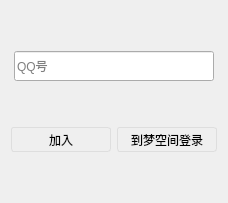
           <widget class="QWidget" name="page_enrool">
            <layout class="QGridLayout" name="gridLayout_6">
             <item row="5" column="0" colspan="2">
              <spacer name="verticalSpacer_5">
               <property name="orientation">
                <enum>Qt::Vertical</enum>
               </property>
               <property name="sizeHint" stdset="0">
                <size>
                 <width>20</width>
                 <height>40</height>
                </size>
               </property>
              </spacer>
             </item>
             <item row="1" column="0">
              <spacer name="verticalSpacer_8">
               <property name="orientation">
                <enum>Qt::Vertical</enum>
               </property>
               <property name="sizeHint" stdset="0">
                <size>
                 <width>20</width>
                 <height>40</height>
                </size>
               </property>
              </spacer>
             </item>
             <item row="4" column="1">
              <widget class="QPushButton" name="pushButton_backlogin">
               <property name="minimumSize">
                <size>
                 <width>100</width>
                 <height>25</height>
                </size>
               </property>
               <property name="maximumSize">
                <size>
                 <width>100</width>
                 <height>25</height>
                </size>
               </property>
               <property name="styleSheet">
                <string notr="true">QPushButton{
border-radius:3px;
border:1px solid rgb(222, 222, 222);


}
QPushButton:hover{
background:rgb(222, 222, 222);

border:1px solid rgb(191, 191, 191);
}</string>
               </property>
               <property name="text">
                <string>到梦空间登录</string>
               </property>
              </widget>
             </item>
             <item row="2" column="0" colspan="2" alignment="Qt::AlignHCenter">
              <widget class="QLineEdit" name="lineEdit_phone">
               <property name="minimumSize">
                <size>
                 <width>200</width>
                 <height>30</height>
                </size>
               </property>
               <property name="maximumSize">
                <size>
                 <width>200</width>
                 <height>30</height>
                </size>
               </property>
               <property name="layoutDirection">
                <enum>Qt::RightToLeft</enum>
               </property>
               <property name="styleSheet">
                <string notr="true"/>
               </property>
               <property name="inputMask">
                <string/>
               </property>
               <property name="text">
                <string/>
               </property>
               <property name="placeholderText">
                <string>QQ号</string>
               </property>
              </widget>
             </item>
             <item row="4" column="0">
              <widget class="QPushButton" name="pushButton_login">
               <property name="minimumSize">
                <size>
                 <width>100</width>
                 <height>25</height>
                </size>
               </property>
               <property name="maximumSize">
                <size>
                 <width>100</width>
                 <height>25</height>
                </size>
               </property>
               <property name="styleSheet">
                <string notr="true">QPushButton{
border-radius:3px;
border:1px solid rgb(222, 222, 222);


}
QPushButton:hover{
background:rgb(222, 222, 222);

border:1px solid rgb(191, 191, 191);
}</string>
               </property>
               <property name="text">
                <string>加入</string>
               </property>
              </widget>
             </item>
             <item row="3" column="1">
              <spacer name="verticalSpacer_9">
               <property name="orientation">
                <enum>Qt::Vertical</enum>
               </property>
               <property name="sizeHint" stdset="0">
                <size>
                 <width>20</width>
                 <height>40</height>
                </size>
               </property>
              </spacer>
             </item>
            </layout>
           </widget>
